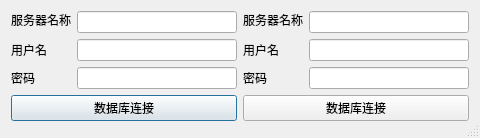
<?xml version="1.0" encoding="UTF-8"?>
<ui version="4.0">
 <class>database_setting</class>
 <widget class="QDialog" name="database_setting">
  <property name="geometry">
   <rect>
    <x>0</x>
    <y>0</y>
    <width>480</width>
    <height>138</height>
   </rect>
  </property>
  <property name="windowTitle">
   <string>数据库配置</string>
  </property>
  <property name="sizeGripEnabled">
   <bool>true</bool>
  </property>
  <layout class="QGridLayout" name="gridLayout">
   <item row="0" column="0">
    <layout class="QFormLayout" name="formLayout">
     <item row="0" column="0">
      <widget class="QLabel" name="label_serverName">
       <property name="sizePolicy">
        <sizepolicy hsizetype="Fixed" vsizetype="Fixed">
         <horstretch>0</horstretch>
         <verstretch>0</verstretch>
        </sizepolicy>
       </property>
       <property name="text">
        <string>服务器名称</string>
       </property>
      </widget>
     </item>
     <item row="0" column="1">
      <widget class="QLineEdit" name="lineEdit_serverName"/>
     </item>
     <item row="1" column="0">
      <widget class="QLabel" name="label_userName">
       <property name="text">
        <string>用户名</string>
       </property>
      </widget>
     </item>
     <item row="1" column="1">
      <widget class="QLineEdit" name="lineEdit_userName"/>
     </item>
     <item row="2" column="0">
      <widget class="QLabel" name="label_password">
       <property name="text">
        <string>密码</string>
       </property>
      </widget>
     </item>
     <item row="2" column="1">
      <widget class="QLineEdit" name="lineEdit_password">
       <property name="echoMode">
        <enum>QLineEdit::Password</enum>
       </property>
      </widget>
     </item>
     <item row="3" column="0" colspan="2">
      <widget class="QPushButton" name="pushButton_connect">
       <property name="text">
        <string>数据库连接</string>
       </property>
      </widget>
     </item>
    </layout>
   </item>
   <item row="0" column="1">
    <layout class="QFormLayout" name="formLayout_2">
     <item row="0" column="0">
      <widget class="QLabel" name="label_serverName_2">
       <property name="sizePolicy">
        <sizepolicy hsizetype="Fixed" vsizetype="Fixed">
         <horstretch>0</horstretch>
         <verstretch>0</verstretch>
        </sizepolicy>
       </property>
       <property name="text">
        <string>服务器名称</string>
       </property>
      </widget>
     </item>
     <item row="0" column="1">
      <widget class="QLineEdit" name="lineEdit_serverName_2"/>
     </item>
     <item row="1" column="0">
      <widget class="QLabel" name="label_userName_2">
       <property name="text">
        <string>用户名</string>
       </property>
      </widget>
     </item>
     <item row="1" column="1">
      <widget class="QLineEdit" name="lineEdit_userName_2"/>
     </item>
     <item row="2" column="0">
      <widget class="QLabel" name="label_password_2">
       <property name="text">
        <string>密码</string>
       </property>
      </widget>
     </item>
     <item row="2" column="1">
      <widget class="QLineEdit" name="lineEdit_password_2">
       <property name="echoMode">
        <enum>QLineEdit::Password</enum>
       </property>
      </widget>
     </item>
     <item row="3" column="0" colspan="2">
      <widget class="QPushButton" name="pushButton_connect_2">
       <property name="text">
        <string>数据库连接</string>
       </property>
      </widget>
     </item>
    </layout>
   </item>
  </layout>
 </widget>
 <resources/>
 <connections/>
</ui>
